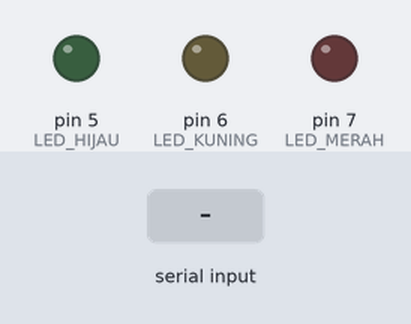
The sketch below on a simulated Arduino Uno, built with avr-gcc and run on an emulated ATmega328P. Shown: output pins drawn as LEDs (lit = HIGH). Inputs (shaded band) come from the test bench.

Above: at 1.2 s.
1.3 s: "HIJAU-ON" received over Serial
At 1.9 s:
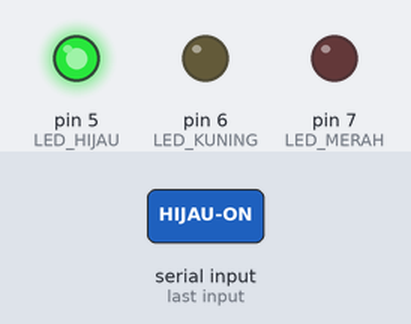
2.9 s: "KUNING-ON" received over Serial
At 3.9 s:
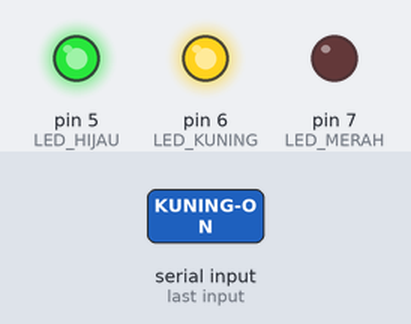
4.5 s: "MERAH-ON" received over Serial
At 5.6 s:
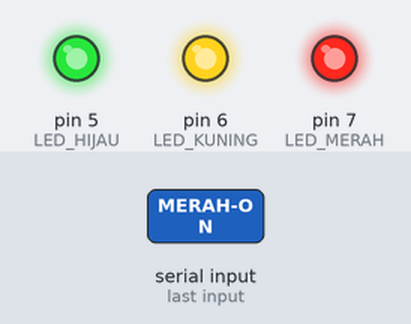
6.1 s: "HIJAU-OFF" received over Serial
At 7.4 s:
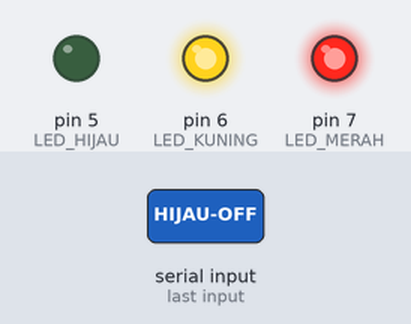
7.7 s: "KUNING-OFF" received over Serial
At 8.3 s:
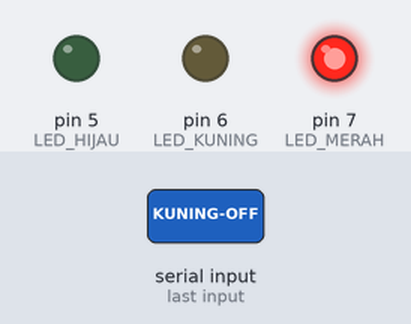
9.4 s: "MERAH-OFF" received over Serial
At 10.0 s:
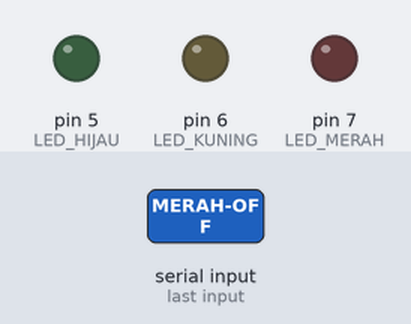
Timing chart, 0 to 12.0 s (numbered marks = the images above; inputs shaded):
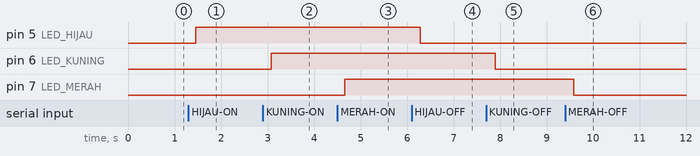

Measured:
- after the input at 1.3 s, pin 5 (LED_HIJAU): LOW → HIGH after 0.16 s
- after the input at 2.9 s, pin 6 (LED_KUNING): LOW → HIGH after 0.18 s
- after the input at 4.5 s, pin 7 (LED_MERAH): LOW → HIGH after 0.16 s
- after the input at 6.1 s, pin 5 (LED_HIJAU): HIGH → LOW after 0.18 s
- after the input at 7.7 s, pin 6 (LED_KUNING): HIGH → LOW after 0.20 s
- after the input at 9.4 s, pin 7 (LED_MERAH): HIGH → LOW after 0.18 s

The sketch:

serial_4.ino
```cpp
// Kelompok
// Isep Lutpi Nur [2113191079]
// Farhan Aziz [2113191097]
// Muhammad Bayu Ramdhani [2113191081]
// Muhammad Taufik Ali [2113191067]

// serial komunikasi komputer - arduino
int const LED_HIJAU = 5;
int const LED_KUNING = 6;
int const LED_MERAH = 7;

void setup() {
  // put your setup code here, to run once:
  pinMode(LED_HIJAU, OUTPUT);
  pinMode(LED_KUNING, OUTPUT);
  pinMode(LED_MERAH, OUTPUT);

  // set kecepatan transmisi port serial (bit per seccond)
  Serial.begin(9600);
}

void loop() {
  boolean perintahFlag = true;
  String perintah = "";

  // baca dari serial port
  while(Serial.available() != 0){
    perintah = perintah + char (Serial.read());
    delay(20);
  }

  perintah.trim();
  if(perintah.length() == 0){
    return;
  }

  if(perintah == "HIJAU-ON"){
    digitalWrite(LED_HIJAU, HIGH);
  }

  if(perintah == "KUNING-ON"){
    digitalWrite(LED_KUNING, HIGH);
  }

  if(perintah == "MERAH-ON"){
    digitalWrite(LED_MERAH, HIGH);
  }

  if(perintah == "HIJAU-OFF"){
    digitalWrite(LED_HIJAU, LOW);
  }

  if(perintah == "KUNING-OFF"){
    digitalWrite(LED_KUNING, LOW);
  }

  if(perintah == "MERAH-OFF"){
    digitalWrite(LED_MERAH, LOW);
  }
}
```
